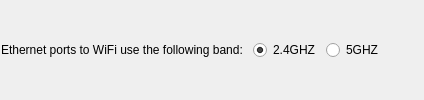
           <widget class="QFrame" name="frm_extenderRadioChoose">
            <property name="frameShape">
             <enum>QFrame::NoFrame</enum>
            </property>
            <property name="frameShadow">
             <enum>QFrame::Raised</enum>
            </property>
            <layout class="QVBoxLayout" name="verticalLayout_3">
             <property name="margin">
              <number>1</number>
             </property>
             <item>
              <layout class="QHBoxLayout" name="horizontalLayout_3">
               <item>
                <widget class="QLabel" name="lbl_extenderPortSelect">
                 <property name="text">
                  <string>Ethernet ports to WiFi use the following band: </string>
                 </property>
                </widget>
               </item>
               <item>
                <widget class="QRadioButton" name="rbtn_extenderRadioChoose2G">
                 <property name="text">
                  <string>2.4GHZ</string>
                 </property>
                 <property name="checked">
                  <bool>true</bool>
                 </property>
                </widget>
               </item>
               <item>
                <widget class="QRadioButton" name="rbtn_extenderRadioChoose5G">
                 <property name="text">
                  <string>5GHZ</string>
                 </property>
                 <property name="checked">
                  <bool>false</bool>
                 </property>
                </widget>
               </item>
               <item>
                <spacer name="horizontalSpacer">
                 <property name="orientation">
                  <enum>Qt::Horizontal</enum>
                 </property>
                 <property name="sizeHint" stdset="0">
                  <size>
                   <width>40</width>
                   <height>20</height>
                  </size>
                 </property>
                </spacer>
               </item>
              </layout>
             </item>
            </layout>
           </widget>
